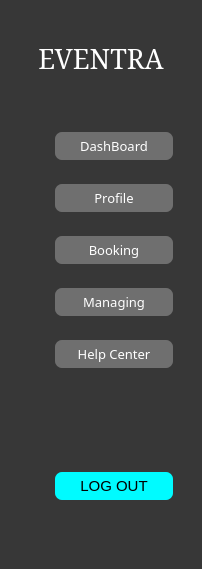
       <widget class="QWidget" name="widget" native="true">
        <property name="sizePolicy">
         <sizepolicy hsizetype="Fixed" vsizetype="Preferred">
          <horstretch>0</horstretch>
          <verstretch>0</verstretch>
         </sizepolicy>
        </property>
        <property name="minimumSize">
         <size>
          <width>180</width>
          <height>0</height>
         </size>
        </property>
        <property name="styleSheet">
         <string notr="true">background-color:rgb(55,55,55);
</string>
        </property>
        <layout class="QVBoxLayout" name="verticalLayout_6">
         <item>
          <layout class="QVBoxLayout" name="verticalLayout_5">
           <item>
            <widget class="QWidget" name="LeftSidebar" native="true">
             <property name="sizePolicy">
              <sizepolicy hsizetype="Fixed" vsizetype="Preferred">
               <horstretch>0</horstretch>
               <verstretch>0</verstretch>
              </sizepolicy>
             </property>
             <property name="minimumSize">
              <size>
               <width>180</width>
               <height>0</height>
              </size>
             </property>
             <property name="styleSheet">
              <string notr="true">QWidget{
	background-color: rgb(55, 55, 55);
}</string>
             </property>
             <layout class="QVBoxLayout" name="verticalLayout_7">
              <item>
               <layout class="QVBoxLayout" name="verticalLayout_8">
                <item>
                 <widget class="QLabel" name="label_8">
                  <property name="font">
                   <font>
                    <family>SimSun</family>
                    <pointsize>20</pointsize>
                   </font>
                  </property>
                  <property name="styleSheet">
                   <string notr="true">QLabel{
padding-top:20px;
color:white;
}</string>
                  </property>
                  <property name="text">
                   <string>EVENTRA</string>
                  </property>
                  <property name="alignment">
                   <set>Qt::AlignmentFlag::AlignCenter</set>
                  </property>
                 </widget>
                </item>
               </layout>
              </item>
              <item>
               <spacer name="verticalSpacer">
                <property name="orientation">
                 <enum>Qt::Orientation::Vertical</enum>
                </property>
                <property name="sizeHint" stdset="0">
                 <size>
                  <width>20</width>
                  <height>40</height>
                 </size>
                </property>
               </spacer>
              </item>
              <item>
               <widget class="QWidget" name="widget_9" native="true">
                <property name="sizePolicy">
                 <sizepolicy hsizetype="Preferred" vsizetype="Fixed">
                  <horstretch>0</horstretch>
                  <verstretch>0</verstretch>
                 </sizepolicy>
                </property>
                <property name="minimumSize">
                 <size>
                  <width>0</width>
                  <height>40</height>
                 </size>
                </property>
                <layout class="QHBoxLayout" name="horizontalLayout_11">
                 <item>
                  <layout class="QHBoxLayout" name="horizontalLayout_12">
                   <item>
                    <widget class="QLabel" name="label_9">
                     <property name="sizePolicy">
                      <sizepolicy hsizetype="Fixed" vsizetype="Fixed">
                       <horstretch>0</horstretch>
                       <verstretch>0</verstretch>
                      </sizepolicy>
                     </property>
                     <property name="minimumSize">
                      <size>
                       <width>20</width>
                       <height>20</height>
                      </size>
                     </property>
                     <property name="maximumSize">
                      <size>
                       <width>20</width>
                       <height>20</height>
                      </size>
                     </property>
                     <property name="text">
                      <string/>
                     </property>
                     <property name="pixmap">
                      <pixmap resource="resources.qrc">:/resources/icons8-dashboard-50.png</pixmap>
                     </property>
                     <property name="scaledContents">
                      <bool>true</bool>
                     </property>
                    </widget>
                   </item>
                   <item>
                    <widget class="QPushButton" name="dashboard_2">
                     <property name="font">
                      <font>
                       <family>Segoe Fluent Icons</family>
                       <pointsize>10</pointsize>
                      </font>
                     </property>
                     <property name="styleSheet">
                      <string notr="true">QPushButton{
color:white;
	background-color: rgb(111, 111, 111);
padding:5px;
border:none;
border-radius:7px;
}
QPushButton:hover{
	background-color: rgb(188, 0, 188);
}</string>
                     </property>
                     <property name="text">
                      <string>DashBoard</string>
                     </property>
                    </widget>
                   </item>
                  </layout>
                 </item>
                </layout>
               </widget>
              </item>
              <item>
               <widget class="QWidget" name="widget_10" native="true">
                <property name="sizePolicy">
                 <sizepolicy hsizetype="Preferred" vsizetype="Fixed">
                  <horstretch>0</horstretch>
                  <verstretch>0</verstretch>
                 </sizepolicy>
                </property>
                <property name="minimumSize">
                 <size>
                  <width>0</width>
                  <height>40</height>
                 </size>
                </property>
                <layout class="QHBoxLayout" name="horizontalLayout_13">
                 <item>
                  <layout class="QHBoxLayout" name="horizontalLayout_14">
                   <item>
                    <widget class="QLabel" name="label_10">
                     <property name="sizePolicy">
                      <sizepolicy hsizetype="Fixed" vsizetype="Fixed">
                       <horstretch>0</horstretch>
                       <verstretch>0</verstretch>
                      </sizepolicy>
                     </property>
                     <property name="minimumSize">
                      <size>
                       <width>20</width>
                       <height>20</height>
                      </size>
                     </property>
                     <property name="maximumSize">
                      <size>
                       <width>20</width>
                       <height>20</height>
                      </size>
                     </property>
                     <property name="text">
                      <string/>
                     </property>
                     <property name="pixmap">
                      <pixmap resource="resources.qrc">:/resources/icons8-profile-48.png</pixmap>
                     </property>
                     <property name="scaledContents">
                      <bool>true</bool>
                     </property>
                    </widget>
                   </item>
                   <item>
                    <widget class="QPushButton" name="Profile_2">
                     <property name="font">
                      <font>
                       <family>Segoe Fluent Icons</family>
                       <pointsize>10</pointsize>
                      </font>
                     </property>
                     <property name="styleSheet">
                      <string notr="true">QPushButton{
color:white;
	background-color: rgb(111, 111, 111);
padding:5px;
border:none;
border-radius:7px;
}
QPushButton:hover{
	background-color: rgb(188, 0, 188);
}</string>
                     </property>
                     <property name="text">
                      <string>Profile</string>
                     </property>
                    </widget>
                   </item>
                  </layout>
                 </item>
                </layout>
               </widget>
              </item>
              <item>
               <widget class="QWidget" name="widget_11" native="true">
                <property name="sizePolicy">
                 <sizepolicy hsizetype="Preferred" vsizetype="Fixed">
                  <horstretch>0</horstretch>
                  <verstretch>0</verstretch>
                 </sizepolicy>
                </property>
                <property name="minimumSize">
                 <size>
                  <width>0</width>
                  <height>40</height>
                 </size>
                </property>
                <layout class="QHBoxLayout" name="horizontalLayout_15">
                 <item>
                  <layout class="QHBoxLayout" name="horizontalLayout_16">
                   <item>
                    <widget class="QLabel" name="label_11">
                     <property name="sizePolicy">
                      <sizepolicy hsizetype="Fixed" vsizetype="Fixed">
                       <horstretch>0</horstretch>
                       <verstretch>0</verstretch>
                      </sizepolicy>
                     </property>
                     <property name="minimumSize">
                      <size>
                       <width>20</width>
                       <height>20</height>
                      </size>
                     </property>
                     <property name="maximumSize">
                      <size>
                       <width>20</width>
                       <height>20</height>
                      </size>
                     </property>
                     <property name="text">
                      <string/>
                     </property>
                     <property name="pixmap">
                      <pixmap resource="resources.qrc">:/resources/icons8-booking-48.png</pixmap>
                     </property>
                     <property name="scaledContents">
                      <bool>true</bool>
                     </property>
                    </widget>
                   </item>
                   <item>
                    <widget class="QPushButton" name="Booking">
                     <property name="font">
                      <font>
                       <family>Segoe Fluent Icons</family>
                       <pointsize>10</pointsize>
                      </font>
                     </property>
                     <property name="styleSheet">
                      <string notr="true">QPushButton{
color:white;
	background-color: rgb(111, 111, 111);
padding:5px;
border:none;
border-radius:7px;
}
QPushButton:hover{
	background-color: rgb(188, 0, 188);
}</string>
                     </property>
                     <property name="text">
                      <string>Booking</string>
                     </property>
                    </widget>
                   </item>
                  </layout>
                 </item>
                </layout>
               </widget>
              </item>
              <item>
               <widget class="QWidget" name="widget_12" native="true">
                <property name="sizePolicy">
                 <sizepolicy hsizetype="Preferred" vsizetype="Fixed">
                  <horstretch>0</horstretch>
                  <verstretch>0</verstretch>
                 </sizepolicy>
                </property>
                <property name="minimumSize">
                 <size>
                  <width>0</width>
                  <height>40</height>
                 </size>
                </property>
                <layout class="QHBoxLayout" name="horizontalLayout_17">
                 <item>
                  <layout class="QHBoxLayout" name="horizontalLayout_18">
                   <item>
                    <widget class="QLabel" name="label_12">
                     <property name="sizePolicy">
                      <sizepolicy hsizetype="Fixed" vsizetype="Fixed">
                       <horstretch>0</horstretch>
                       <verstretch>0</verstretch>
                      </sizepolicy>
                     </property>
                     <property name="minimumSize">
                      <size>
                       <width>20</width>
                       <height>20</height>
                      </size>
                     </property>
                     <property name="maximumSize">
                      <size>
                       <width>20</width>
                       <height>20</height>
                      </size>
                     </property>
                     <property name="text">
                      <string/>
                     </property>
                     <property name="pixmap">
                      <pixmap resource="resources.qrc">:/resources/icons8-hierarchy-48.png</pixmap>
                     </property>
                     <property name="scaledContents">
                      <bool>true</bool>
                     </property>
                    </widget>
                   </item>
                   <item>
                    <widget class="QPushButton" name="Managing">
                     <property name="font">
                      <font>
                       <family>Segoe Fluent Icons</family>
                       <pointsize>10</pointsize>
                      </font>
                     </property>
                     <property name="styleSheet">
                      <string notr="true">QPushButton{
color:white;
	background-color: rgb(111, 111, 111);
padding:5px;
border:none;
border-radius:7px;
}
QPushButton:hover{
	background-color: rgb(188, 0, 188);
}</string>
                     </property>
                     <property name="text">
                      <string>Managing</string>
                     </property>
                    </widget>
                   </item>
                  </layout>
                 </item>
                </layout>
               </widget>
              </item>
              <item>
               <widget class="QWidget" name="widget_13" native="true">
                <property name="sizePolicy">
                 <sizepolicy hsizetype="Preferred" vsizetype="Fixed">
                  <horstretch>0</horstretch>
                  <verstretch>0</verstretch>
                 </sizepolicy>
                </property>
                <property name="minimumSize">
                 <size>
                  <width>0</width>
                  <height>40</height>
                 </size>
                </property>
                <layout class="QHBoxLayout" name="horizontalLayout_19">
                 <item>
                  <layout class="QHBoxLayout" name="horizontalLayout_20">
                   <item>
                    <widget class="QLabel" name="label_13">
                     <property name="sizePolicy">
                      <sizepolicy hsizetype="Fixed" vsizetype="Fixed">
                       <horstretch>0</horstretch>
                       <verstretch>0</verstretch>
                      </sizepolicy>
                     </property>
                     <property name="minimumSize">
                      <size>
                       <width>20</width>
                       <height>20</height>
                      </size>
                     </property>
                     <property name="maximumSize">
                      <size>
                       <width>20</width>
                       <height>20</height>
                      </size>
                     </property>
                     <property name="text">
                      <string/>
                     </property>
                     <property name="pixmap">
                      <pixmap resource="resources.qrc">:/resources/icons8-help-center-48.png</pixmap>
                     </property>
                     <property name="scaledContents">
                      <bool>true</bool>
                     </property>
                    </widget>
                   </item>
                   <item>
                    <widget class="QPushButton" name="Help_Center">
                     <property name="font">
                      <font>
                       <family>Segoe Fluent Icons</family>
                       <pointsize>10</pointsize>
                      </font>
                     </property>
                     <property name="styleSheet">
                      <string notr="true">QPushButton{
color:white;
	background-color: rgb(111, 111, 111);
padding:5px;
border:none;
border-radius:7px;
}
QPushButton:hover{
	background-color: rgb(188, 0, 188);
}</string>
                     </property>
                     <property name="text">
                      <string>Help Center</string>
                     </property>
                    </widget>
                   </item>
                  </layout>
                 </item>
                </layout>
               </widget>
              </item>
              <item>
               <spacer name="verticalSpacer_2">
                <property name="orientation">
                 <enum>Qt::Orientation::Vertical</enum>
                </property>
                <property name="sizeHint" stdset="0">
                 <size>
                  <width>20</width>
                  <height>40</height>
                 </size>
                </property>
               </spacer>
              </item>
              <item>
               <spacer name="verticalSpacer_4">
                <property name="orientation">
                 <enum>Qt::Orientation::Vertical</enum>
                </property>
                <property name="sizeHint" stdset="0">
                 <size>
                  <width>20</width>
                  <height>40</height>
                 </size>
                </property>
               </spacer>
              </item>
              <item>
               <widget class="QWidget" name="widget_14" native="true">
                <property name="sizePolicy">
                 <sizepolicy hsizetype="Preferred" vsizetype="Fixed">
                  <horstretch>0</horstretch>
                  <verstretch>0</verstretch>
                 </sizepolicy>
                </property>
                <property name="minimumSize">
                 <size>
                  <width>0</width>
                  <height>40</height>
                 </size>
                </property>
                <layout class="QHBoxLayout" name="horizontalLayout_21">
                 <item>
                  <layout class="QHBoxLayout" name="horizontalLayout_22">
                   <item>
                    <widget class="QLabel" name="label_14">
                     <property name="sizePolicy">
                      <sizepolicy hsizetype="Fixed" vsizetype="Fixed">
                       <horstretch>0</horstretch>
                       <verstretch>0</verstretch>
                      </sizepolicy>
                     </property>
                     <property name="minimumSize">
                      <size>
                       <width>20</width>
                       <height>20</height>
                      </size>
                     </property>
                     <property name="maximumSize">
                      <size>
                       <width>20</width>
                       <height>20</height>
                      </size>
                     </property>
                     <property name="text">
                      <string/>
                     </property>
                     <property name="pixmap">
                      <pixmap resource="resources.qrc">:/resources/icons8-log-out-48.png</pixmap>
                     </property>
                     <property name="scaledContents">
                      <bool>true</bool>
                     </property>
                    </widget>
                   </item>
                   <item>
                    <widget class="QPushButton" name="pushButton_6">
                     <property name="font">
                      <font>
                       <pointsize>11</pointsize>
                      </font>
                     </property>
                     <property name="styleSheet">
                      <string notr="true">QPushButton{
color:black;
	
	background-color: rgb(0, 251, 255);
padding:5px;
border:none;
border-radius:7px;
}
QPushButton:hover{
	background-color: rgb(188, 0, 188);
color:white;
}</string>
                     </property>
                     <property name="text">
                      <string>LOG OUT</string>
                     </property>
                    </widget>
                   </item>
                  </layout>
                 </item>
                </layout>
               </widget>
              </item>
              <item>
               <spacer name="verticalSpacer_3">
                <property name="orientation">
                 <enum>Qt::Orientation::Vertical</enum>
                </property>
                <property name="sizeHint" stdset="0">
                 <size>
                  <width>20</width>
                  <height>40</height>
                 </size>
                </property>
               </spacer>
              </item>
             </layout>
            </widget>
           </item>
          </layout>
         </item>
        </layout>
       </widget>
